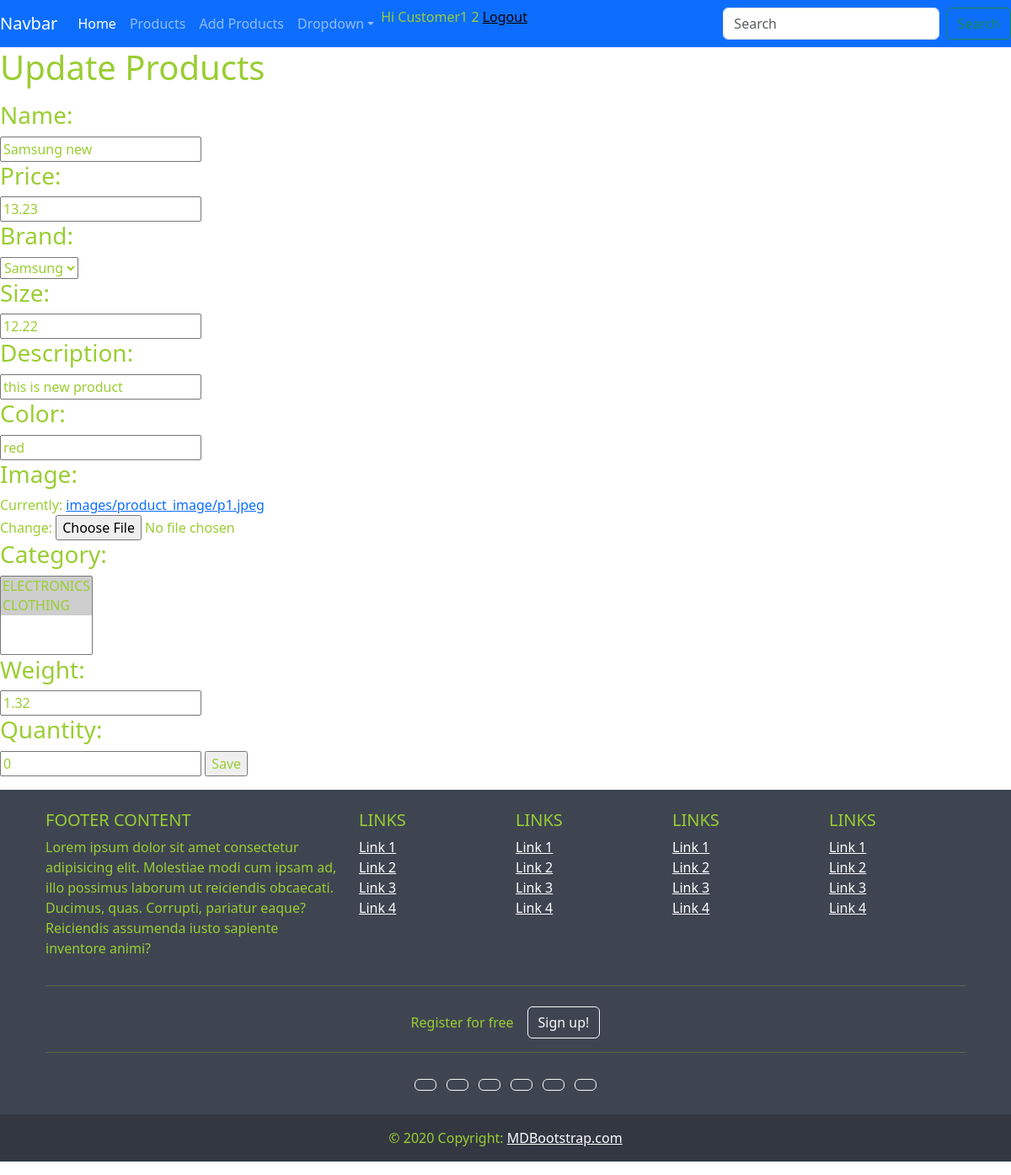
The page /product/update_product/7/ (signed in) on the database its author committed.
### product/models.py (models this page shows, shortened)
class Product(models.Model):
    name =  models.CharField(max_length=100)
    price = models.DecimalField(decimal_places=2,max_digits=10)
    brand = models.ForeignKey(Brand,on_delete=models.CASCADE,null=True)
    size = models.DecimalField(decimal_places=2,max_digits=4)
    description = models.CharField(max_length=500)
    color = models.CharField(max_length=20)
    image = models.ImageField(upload_to='images/product_image',default='images/product_image/p1.jpeg')
    category = models.ManyToManyField(Category)
    weight = models.DecimalField(decimal_places=2,max_digits=4)
    created_at = models.DateTimeField(auto_now_add=True)
    updated_at = models.DateTimeField(auto_now=True)
    quantity = models.IntegerField(default=0)

### product/views.py (the view, shortened to what this page needs)
# urls.py: path('update_product/<int:id>/',views.UpdateProduct.as_view(),name="update-product"),
class UpdateProduct(View):
    def get(self,request,id):
        data=get_object_or_404(Product,id=id)
        context ={
            'form':ProductForm(instance=data)
        }
        return render(request,'product/update_product.html',context)

### product/forms.py
class ProductForm(ModelForm):
    class Meta:
        model = Product
        fields = '__all__'

### product/models.py (called while the page is built)
    def __str__(self) -> str:
        return self.name

    def __str__(self) -> str:
        return self.name

### product/templates/product/update_product.html (shortened to what this page needs)
{% extends 'base.html' %}
{% block content %}
<h1>
            <p>Update Products</p>
        </h1>
        <form method="post" enctype="multipart/form-data" action="">
            {% for fields in form %}
           <h3 style=""> {{ fields.label_tag }}</h3>
            {{ fields }}
            {% endfor %}
            <input type="submit" value="Save"  >
        </form>
{% endblock %}

### templates/base.html (shortened to what this page needs)
{% load static %}
<!DOCTYPE html>
<html lang="en">
<head>
    <link rel="stylesheet" href="{% static 'css/style.css' %}">
    <link href="https://cdn.jsdelivr.net/npm/bootstrap@5.3.3/dist/css/bootstrap.min.css" rel="stylesheet">
</head>
<body>
    <nav>
<nav
    class="navbar navbar-expand-sm navbar-dark bg-primary"
>
    <a class="navbar-brand" href="#">Navbar</a>
    <div class="collapse navbar-collapse" id="collapsibleNavId">
        <ul class="navbar-nav me-auto mt-2 mt-lg-0">
            <li class="nav-item">
                <a class="nav-link active" href="/" aria-current="page"
                    >Home <span class="visually-hidden">(current)</span></a
                >
            </li>
            <li class="nav-item">
                <a class="nav-link" href="{% url 'show-product' %}">Products</a>
            </li> <li class="nav-item">
                <a class="nav-link" href="{% url 'add-product' %}">Add Products</a>
            </li>
            <li class="nav-item dropdown">
                <a
                    class="nav-link dropdown-toggle"
                    href="#"
                    id="dropdownId"
                    data-bs-toggle="dropdown"
                    aria-haspopup="true"
                    aria-expanded="false"
                    >Dropdown</a
                >
            </li>
            <li>
                {%if request.user.is_authenticated %}
  			            <span>Hi {{ request.user.username | title }} {{ request.session.user_type}}</span>
  			            <a href="{% url 'logout' %}" style="color: black;">Logout</a>
  		        {%else%}
  			            <a href="{% url 'login' 'login' %}" style="color: black;">Login/</a>
  			            <a href="{% url 'register' 'register' %}" style="color: black;">Register</a>
  		        {%endif%}
            </li>
        </ul>
        <form class="d-flex my-2 my-lg-0">
            <input
                class="form-control me-sm-2"
                type="text"
                placeholder="Search"
            />
            <button class="btn btn-outline-success my-2 my-sm-0" type="submit">
            </button>
        </form>
    </div>
</nav>
    </nav>
    <main>
{% block content %}
{% endblock %}
    </main>
    <div class="container-fluied my1 mt-auto py-3">
        <footer
                class="text-center text-lg-start text-white"
                style="background-color: #3e4551"
                >
          <div class="container p-4 pb-0">
            <section class="">
              <div class="row">
                <div class="col-lg-4 col-md-6 mb-4 mb-md-0">
                  <h5 class="text-uppercase">FOOTER CONTENT</h5>
                  <p>
                    Lorem ipsum dolor sit amet consectetur adipisicing elit.
                    Molestiae modi cum ipsam ad, illo possimus laborum ut
                    reiciendis obcaecati. Ducimus, quas. Corrupti, pariatur eaque?
                    Reiciendis assumenda iusto sapiente inventore animi?
                  </p>
                </div>
                <div class="col-lg-2 col-md-6 mb-4 mb-md-0">
                  <h5 class="text-uppercase">Links</h5>
                  <ul class="list-unstyled mb-0">
                    <li>
                      <a href="#!" class="text-white">Link 1</a>
                    </li>
                    <li>
                      <a href="#!" class="text-white">Link 2</a>
                    </li>
                    <li>
                      <a href="#!" class="text-white">Link 3</a>
                    </li>
                    <li>
                      <a href="#!" class="text-white">Link 4</a>
                    </li>
                  </ul>
                </div>
                <div class="col-lg-2 col-md-6 mb-4 mb-md-0">
                  <h5 class="text-uppercase">Links</h5>
                  <ul class="list-unstyled mb-0">
                    <li>
                      <a href="#!" class="text-white">Link 1</a>
                    </li>
                    <li>
                      <a href="#!" class="text-white">Link 2</a>
                    </li>
                    <li>
                      <a href="#!" class="text-white">Link 3</a>
                    </li>
                    <li>
                      <a href="#!" class="text-white">Link 4</a>
                    </li>
                  </ul>
                </div>
                <div class="col-lg-2 col-md-6 mb-4 mb-md-0">
                  <h5 class="text-uppercase">Links</h5>
                  <ul class="list-unstyled mb-0">
                    <li>
                      <a href="#!" class="text-white">Link 1</a>
                    </li>
                    <li>
                      <a href="#!" class="text-white">Link 2</a>
                    </li>
                    <li>
                      <a href="#!" class="text-white">Link 3</a>
                    </li>
                    <li>
                      <a href="#!" class="text-white">Link 4</a>
                    </li>
                  </ul>
                </div>
                <div class="col-lg-2 col-md-6 mb-4 mb-md-0">
                  <h5 class="text-uppercase">Links</h5>
                  <ul class="list-unstyled mb-0">
                    <li>
                      <a href="#!" class="text-white">Link 1</a>
                    </li>
                    <li>
                      <a href="#!" class="text-white">Link 2</a>
                    </li>
                    <li>
                      <a href="#!" class="text-white">Link 3</a>
                    </li>
                    <li>
                      <a href="#!" class="text-white">Link 4</a>
                    </li>
                  </ul>
                </div>
              </div>
            </section>
            <hr class="mb-4" />
            <section class="">
              <p class="d-flex justify-content-center align-items-center">
                <span class="me-3">Register for free</span>
                <button type="button" class="btn btn-outline-light btn-rounded">
                  Sign up!
                </button>
              </p>
            </section>
            <hr class="mb-4" />
            <section class="mb-4 text-center">
              <a
                 class="btn btn-outline-light btn-floating m-1"
                 href="#!"
                 role="button"
                 ></a>
              <a
                 class="btn btn-outline-light btn-floating m-1"
                 href="#!"
                 role="button"
                 ></a>
              <a
                 class="btn btn-outline-light btn-floating m-1"
                 href="#!"
                 role="button"
                 ></a>
              <a
                 class="btn btn-outline-light btn-floating m-1"
                 href="#!"
                 role="button"
                 ></a>
              <a
                 class="btn btn-outline-light btn-floating m-1"
                 href="#!"
                 role="button"
                 ></a>
              <a
                 class="btn btn-outline-light btn-floating m-1"
                 href="#!"
                 role="button"
                 ></a>
            </section>
          </div>
          <div
               class="text-center p-3"
               style="background-color: rgba(0, 0, 0, 0.2)"
               >
            © 2020 Copyright:
            <a class="text-white" href="https://mdbootstrap.com/"
               >MDBootstrap.com</a
              >
          </div>
        </footer>
      </div>
</body>
</html>

### static/css/style.css (style rules this page uses)
* { color:yellowgreen; }

### rows shown on the page
Product: form "Samsung new" "13.23" "Samsung" "12.22" "this is new product" "red" "1.32" "0"

### other values the page prints
{{ request.user.username | title }} "Customer1"
{{ request.session.user_type }} "2"
{{ fields.label_tag }} "Name:" "Price:" "Brand:" "Size:" "Description:" "Color:" "Image:" "Category:" "Weight:" "Quantity:"
